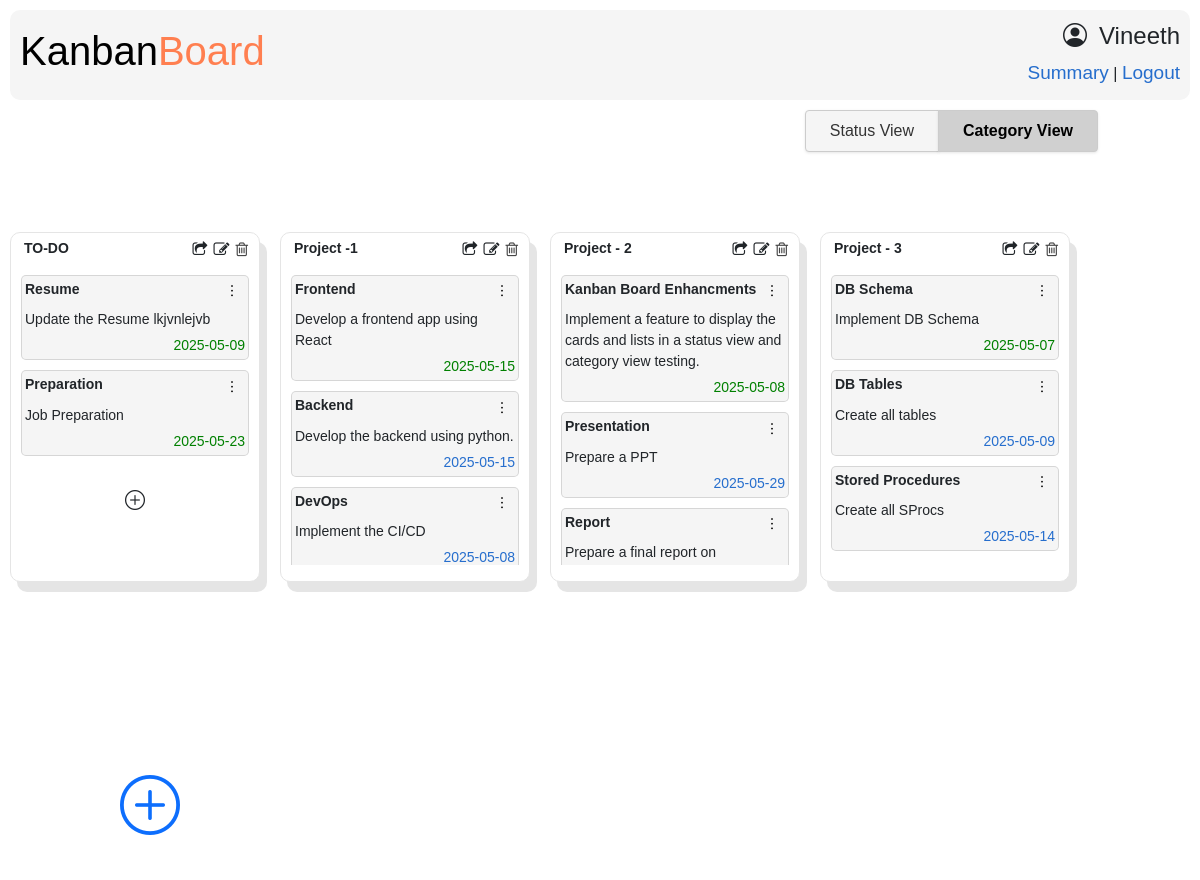
Page /home/category (signed in) on the committed database.
### application/models.py (models this page shows, shortened)
class User(db.Model):
    __tablename__ = 'user'
    user_id = db.Column(db.Integer, autoincrement = True, primary_key = True, unique = True)
    username = db.Column(db.String, nullable = False, unique = True)
    password = db.Column(db.String, nullable = False)
    email = db.Column(db.String, nullable = False, unique = True)
    lists = db.relationship("Lists", backref = 'user', lazy = True)

class Lists(db.Model):
    __tablename__ = "lists"
    list_id = db.Column(db.Integer, autoincrement = True, primary_key = True)
    user_id = db.Column(db.Integer, db.ForeignKey("user.user_id"), nullable = False)
    list_title = db.Column(db.String, nullable = False)
    list_description = db.Column(db.String, nullable = False)
    cards = db.relationship("Cards", backref = "lists", lazy = True, cascade='all,delete-orphan')

class Cards(db.Model):
    __tablename__ = "cards"
    card_id = db.Column(db.Integer, primary_key = True, autoincrement = True)
    list_id = db.Column(db.Integer, db.ForeignKey("lists.list_id"), nullable = False)
    card_title = db.Column(db.String, nullable = False)
    card_content = db.Column(db.String(100), nullable=False)
    deadline = db.Column(db.Date, nullable = False)
    status = db.Column(db.String, nullable = False, default = "Not Started") # Not Started, In-Progress, Completed
    created_date = db.Column(db.Date, nullable = False)
    updated_date = db.Column(db.Date, nullable = False)
    completed_date = db.Column(db.Date, nullable = True)
    @property
    def is_completed(self):
        return self.status == "Completed"
    @property
    def is_overdue(self):
        from datetime import date
        return not self.is_completed and self.deadline < date.today()

### application/controllers.py (the view, shortened to what this page needs)
@app.route("/home")
@app.route("/home/<view_type>")
def home(view_type="status"):
    if 'user' not in session:
        flash('Session expired. Please login again..', "warning")
        return redirect(url_for('login'))
    user = User.query.filter_by(user_id=session['user_id']).first()
    lists = user.lists
    card_flags = {}
    card_ids = []
    for list_obj in lists:
        for card in list_obj.cards:
            card_ids.append(card.card_id)
    if view_type == "category":
        list_ids = []
        cards_dict = {}
        deadline_color = {}
        for list_obj in lists:
            list_ids.append(list_obj.list_id)
            cards = list_obj.cards
            for card in cards:
                deadline_color[card.card_id] = "finished" if card.is_completed else "unfinished" if card.is_overdue else ""
                card_flags[card.card_id] = {
                    "completed_flag": card.is_completed,
                    "deadline_flag": card.is_overdue
                }
            if cards:
                cards_dict[list_obj.list_id] = cards
    return render_template(
        'home.html',
        lists=lists,
        cards_dict=cards_dict if view_type == "category" else {},
        list_ids=list_ids if view_type == "category" else [],
        deadline_color=deadline_color if view_type == "category" else {},
        status_columns=status_columns if view_type == "status" else {},
        card_flags=card_flags,
        view_type=view_type,
        card_ids=card_ids,
        page='home'
    )

### application/controllers.py (called while the page is built)
@app.after_request
def after_request(response):
    response.headers["Cache-Control"] = "no-cache, no-store, must-revalidate, post-check=0, pre-check=0"
    return response

### templates/home.html (shortened to what this page needs)
{% extends "header.html" %}
{% block style -%}
    <link rel="stylesheet" href="https://cdnjs.cloudflare.com/ajax/libs/font-awesome/4.7.0/css/font-awesome.min.css">
    <link rel="stylesheet" href="https://cdn.jsdelivr.net/npm/bootstrap-icons@1.9.1/font/bootstrap-icons.css">
    <link rel="stylesheet" type="text/css" href="{{ url_for('static', filename='home.css') }}"/>
{% endblock -%}
{% block content -%}
    <div class="row mb-3">
        <div class="col-11 d-flex justify-content-end align-items-center">
            <div class="btn-group" role="group">
                <a href="{{ url_for('home', view_type='status') }}"
                class="btn custom-btn {% if view_type == 'status' %}active{% endif %}">
                Status View
                </a>
                <a href="{{ url_for('home', view_type='category') }}"
                class="btn custom-btn {% if view_type == 'category' %}active{% endif %}">
                Category View
                </a>
            </div>
        </div>
    </div>
    {% if view_type == 'category' %}
        {% if lists==[] -%}
        <div class="empty_lists">
            <p>There are no lists in the board</p>
            <a data-toggle="modal" data-target="#CreateListModal"><i class="bi bi-plus-circle"> Add a list</i></a>
        </div>
        {% else -%}
            <div class="nesting-all-lists-container">
                <div class="all-lists-container">
                    {% for list in lists %}
                        <div class="lists-container">
                            <div class="list-head">
                                <div class="list-title">
                                    <label><b>{{ list.list_title }}</b></label>
                                </div>
                                <div class="list-btns">
                                    <a data-toggle="modal" data-target="#TransferListCardsModal-{{list.list_id}}">
                                        <span><i class="fa fa-share-square-o"></i></span>
                                    </a>
                                    <a data-toggle="modal" data-target="#UpdateListModal-{{list.list_id}}">
                                        <span><i class="fa fa-edit"></i></span>
                                    </a>
                                    <a href="javascript:;" onclick="listDeleteAlert('{{list.list_id}}')" class="delete-icon">
                                        <span><i class="fa fa-trash-o"></i></span>
                                    </a>
                                </div>
                            </div>
                            <div class="user_cards">
                                {% for card in cards_dict[list.list_id] -%}
                                <div class="card">
                                    <div class="card_title">
                                        <small>{{ card.card_title }}</small>
                                        <div class="card_title_btn">
                                            <button class="btn dropbtn" id="card-btn" onclick="showDropdown_cards('{{ card.card_id }}')">&#65049;</button>
                                        </div>
                                    </div>
                                    <small class="card_content">{{ card.card_content }}</small>
                                    <small class="deadline_style" {% if deadline_color[card.card_id] is sameas "finished" %}style="color:green"{% elif deadline_color[card.card_id] is sameas "unfinished" %}style="color:red"{%endif%} >{{ card.deadline }}</small>
                                </div>
                                {% endfor %}
                                <div class="add_card_btn {% if list.list_id not in cards_dict %}empty_list{% endif %}" >
                                    <a data-toggle="modal" data-target="#CreateCardModal-{{list.list_id}}"><i class="bi bi-plus-circle"></i></a>
                                </div>
                            </div>
                        </div>
                    {% endfor %}
                    <div class="add_list_container">
                        <div>
                            <a class="add_list_btn" data-toggle="modal" data-target="#CreateListModal"><i class="bi bi-plus-circle"></i></a>
                        </div>
                    </div>
                </div>
            </div>
        {% endif -%}
    {% endif %}
{% endblock -%}

### templates/header.html (shortened to what this page needs)
<!DOCTYPE html>
<html lang="en">
<head>
    <link rel="stylesheet" href="https://cdn.jsdelivr.net/npm/bootstrap-icons@1.10.3/font/bootstrap-icons.css">
    <link href="https://cdn.jsdelivr.net/npm/bootstrap@5.0.2/dist/css/bootstrap.min.css" rel="stylesheet"
>
    <link rel="stylesheet" type="text/css" href="{{ url_for('static', filename='header.css') }}"/>
    {% block style -%}{% endblock -%}
</head>
<body>
    <main>
        <div class="main-container">
            <div class="left-container">
                <div class="app-name">
                    <h1 class="kanban">Kanban</h1>
                    <h1 class="board">Board</h1>
                </div>
            </div>
            <div class="right-container">
                <div class="profile">
                    <h4><i class="bi bi-person-circle"></i>&ensp;{{ session['user'] }}</h4>
                </div>
                <div class="header-links">
                    {% if page=='home' -%}
                        <a href="{{ url_for('summary')}}">Summary</a> |
                    {% else -%}
                        <a href="{{ url_for('home')}}">Home</a> |
                    {% endif -%}
                    <a href="{{ url_for('logout')}}">Logout</a>
                </div>
            </div>
        </div>
    </main>
    {% block content -%}{% endblock -%}
</body>
</html>

### static/header.css (style rules this page uses)
* { font-family: 'Poppins', sans-serif; }
main { margin: 10px; }
body { font-family: 'Roboto', sans-serif; font-style: normal; }
.main-container { display: flex; flex-direction: row; justify-content: space-between; align-items: center; border-radius: 10px; background-color: whitesmoke; height: 90px; padding: 10px; }
.app-name { display: flex; flex-direction: row; cursor: default; }
.kanban { color: black; }
.board { color: coral; }
.right-container { display: flex; flex-direction: column; align-items: flex-end; }
.header-links a { text-decoration: none; font-size: 19px; color: rgb(38, 110, 205); }

### static/home.css (style rules this page uses)
.nesting-all-lists-container { margin: 50px 0px; display: flex; justify-content: center; }
.all-lists-container { width: 1350px; display: flex; flex-direction: row; justify-content: flex-start; flex-wrap: wrap; }
.lists-container { height: 350px; width: 250px; background-color: white; border-radius: 10px; border: solid #e5e5e5 1px; box-shadow: 7px 10px #e5e5e5; margin: 30px 10px 30px 10px; }
.list-head { display: flex; flex-direction: row; justify-content: space-between; width: 230px; margin-left: 10px; }
.list-title { font-size: 14px; margin: 5px 3px 3px 3px; }
.list-btns { display: flex; flex-direction: row; }
.list-btns a { text-decoration: none; color: rgb(70, 70, 70); margin: 5px 3px 3px 3px; }
.add_list_btn { display: flex; flex-direction: row; justify-content: center; align-items: center; font-size: 60px; margin: 150px 0px 0px 120px; }
.user_cards { max-height: 300px; overflow-y: auto; }
.card { margin: 10px; background-color: whitesmoke; border-radius: 5px; padding: 3px; }
.card_title { display: flex; flex-direction: row; justify-content: space-between; }
.card_title_btn { position: relative; z-index: 1; }
.card_title small { font-weight: 550; }
.card_content { margin: 5px 0px; }
.deadline_style { text-align: right; color:rgb(38, 110, 205); }
.dropbtn { border: none; color: black; margin-left: 0px; padding: 2px 6px; font-size: 14px; cursor: pointer; }
.add_card_btn { font-size: 20px; text-align: center; margin: 30px 0px; }
.custom-btn { background-color: whitesmoke; color: #333; border: 1px solid #ccc; padding: 0.5rem 1.5rem; transition: background-color 0.2s ease, color 0.2s ease; box-shadow: 0 1px 3px rgba(0, 0, 0, 0.1); }
.custom-btn.active { background-color: #d0d0d0; color: #000; font-weight: bold; }

### rows in the picture
User: user "Vineeth"
Lists: list_title "TO-DO"
Cards: card_title "Resume", card_content "Update the Resume lkjvnlejvb", deadline "2025-05-09"
Cards: card_title "Preparation", card_content "Job Preparation", deadline "2025-05-23"
Lists: list_title "Project -1"
Cards: card_title "Frontend", card_content "Develop a frontend app using React", deadline "2025-05-15"
Cards: card_title "Backend", card_content "Develop the backend using python.", deadline "2025-05-15"
Cards: card_title "DevOps", card_content "Implement the CI/CD", deadline "2025-05-08"
Lists: list_title "Project - 2"
Cards: card_title "Kanban Board Enhancments", card_content "Implement a feature to display the cards and lists in a status view and category view testing.", deadline "2025-05-08"
Cards: card_title "Presentation", card_content "Prepare a PPT", deadline "2025-05-29"
Cards: card_title "Report", card_content "Prepare a final report on…"
Lists: list_title "Project - 3"
Cards: card_title "DB Schema", card_content "Implement DB Schema", deadline "2025-05-07"
Cards: card_title "DB Tables", card_content "Create all tables", deadline "2025-05-09"
Cards: card_title "Stored Procedures", card_content "Create all SProcs", deadline "2025-05-14"
